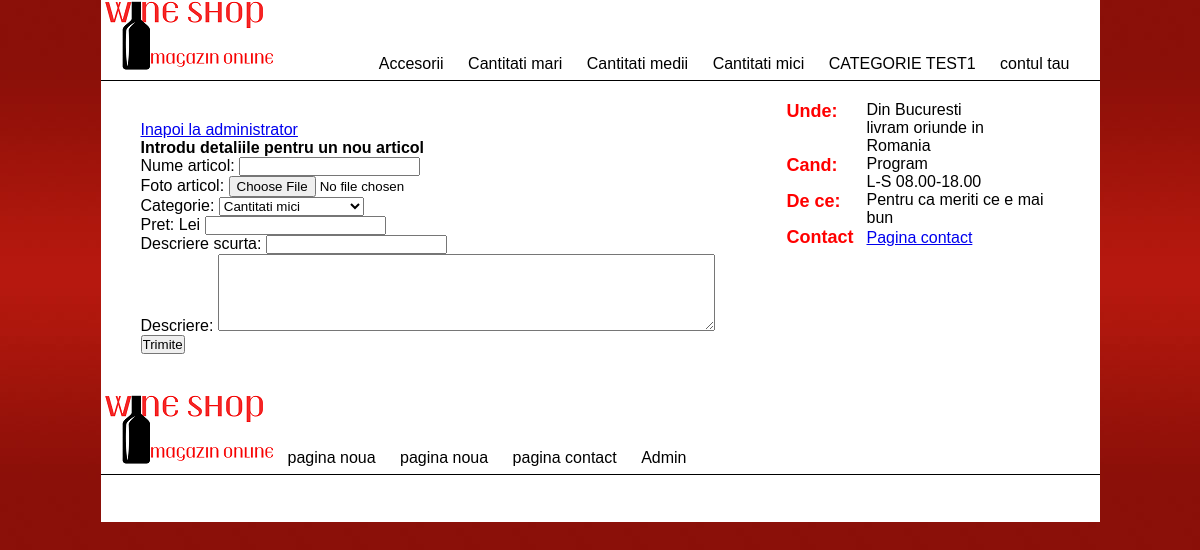
Page /index.php?page=addstock (signed in) on the committed database.
### tables this page shows
CREATE TABLE `category` (
  `categoryID` int(1) NOT NULL,
  `name` varchar(255) NOT NULL
);

### addstock.php (the view, shortened to what this page needs)
<div class="maincontent">
	<p><a href="index.php?page=admin">Inapoi la administrator</a></p>
	<h1>Introdu detaliile pentru un nou articol</h1>
	<form method="post" action="index.php?page=confirmaddstock" enctype="multipart/form-data">
		<p>Nume articol: <input type="text" name="name" value="<?php echo $_SESSION['addstock']['name']; ?>" /></p>
		<p>Foto articol: <input type="file" name="fileToUpload" id="fileToUpload" /></p>
		<p>Categorie: <select name="categoryID">
			<?php $catlist_sql = "SELECT * FROM category";
				$catlist_query = mysqli_query($dbconnect, $catlist_sql);
				$catlist_result = mysqli_fetch_assoc($catlist_query);
				do { ?>
					<option value="<?php echo $catlist_result['categoryID']; ?>"
					<?php
						if($catlist_result['categoryID']==$_SESSION['addstock']['categoryID']) {
							echo "selected=selected";
						}
					?>
					><?php echo $catlist_result['name']; ?></option>
				<?php }	while ($catlist_result = mysqli_fetch_assoc($catlist_query));
		?></select>
		</p>
		<p>Pret: Lei <input type="text" name="price" value="<?php echo $_SESSION['addstock']['price']; ?>" /></p>
		<p>Descriere scurta: <input type="text" name="topline" value="<?php echo $_SESSION['addstock']['topline']; ?>" /></p>
		<p>Descriere: <textarea name="description" cols=60 rows=5><?php echo $_SESSION['addstock']['description']; ?></textarea></p>
		<input type="submit" name="submit" value="Trimite" />
	</form>
</div>

### header.php
<div class="header">
    <div class="logo">
		<a href="index.php"><img src="images/logo1.png" alt="Wine Shop logo" /></a>
    </div>
		<div class="navigation">
			<?php
				$cat_sql = "SELECT * FROM category";
				$cat_query = mysqli_query($dbconnect, $cat_sql);
				$cat_result = mysqli_fetch_assoc($cat_query);
			?>
		<p><?php
			do {
			?>
			<a href="index.php?page=category&categoryID=<?php echo $cat_result['categoryID']; ?>"><?php echo $cat_result['name']; ?></a>
				<?php
			} while ($cat_result=mysqli_fetch_assoc($cat_query))
				?>
			<a href="index.php?page=user">contul tau</a>
        </p>
		</div>
</div>

### styles.css (style rules this page uses)
* { margin:0px; padding:0px; }
body { background-image:url(images/bg.jpg); font-family:Arial, Helvetica, sans-serif; }
p { font-family:Arial, Helvetica, sans-serif; }
.header { width:999px; height:80px; border-bottom-width:1px; border-bottom-color:#000; border-bottom-style:solid; }
.logo { float:left; }
.navigation { float:right; margin-top:55px; margin-right:20px; }
.maincontent { width:600px; float:left; padding:20px; }
.navigation a:link { text-decoration:none; color:#000; font-family:Arial, Helvetica, sans-serif; margin: 0px 10px 0px 10px; }
h1 { font-family:Arial, Helvetica, sans-serif; font-size: 16px; font-weight: bold; }

### rows in the picture
category: name "Accesorii"
category: name "Cantitati mari"
category: name "Cantitati medii"
category: name "Cantitati mici"
category: name "CATEGORIE TEST1"

### other values in the picture
form field categoryID "Cantitati mici"
